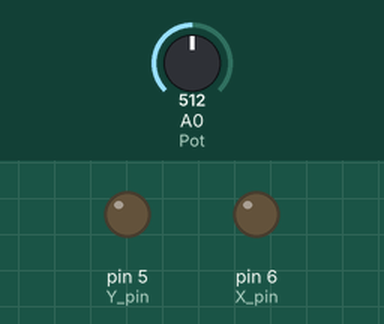
Bench run of a sketch on a simulated Arduino Uno, built with avr-gcc and run on an emulated ATmega328P. On the bench: output pins drawn as LEDs (lit = HIGH). The test bench sets the inputs (shaded band); at power-on: A0 (Pot) = 512.

Above: at 1.2 s.
1.3 s: A0 (Pot) set to 716
At 2.0 s:
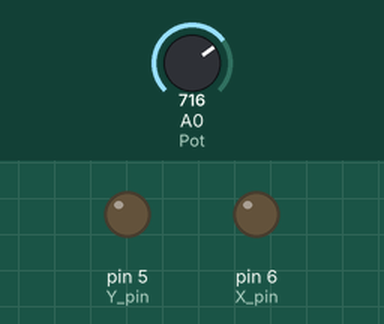
4.3 s: A0 (Pot) set to 900
At 5.3 s:
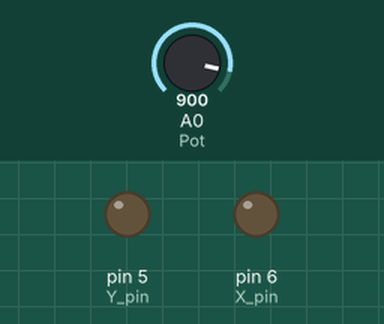
7.3 s: A0 (Pot) set to 1023
At 8.3 s:
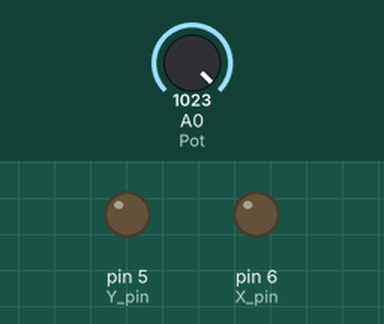
10.3 s: A0 (Pot) set to 511
Timing chart, 0 to 11.7 s (numbered marks = the images above; inputs shaded):
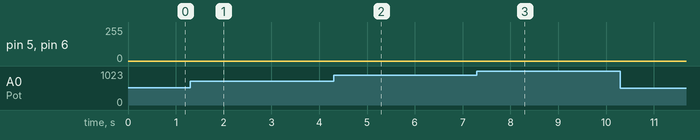

Measured:
- after the input at 1.3 s, pin 5 (Y_pin): stays 0/255 (without the input it goes to 101/255 after 1.2 s); pin 6 (X_pin): stays 0/255 (without the input it goes to 106/255 after 1.2 s)
- after the input at 4.3 s, pin 5 (Y_pin): stays 0/255 (without the input it goes to 254/255 after 1.7 s); pin 6 (X_pin): stays 0/255 (without the input it goes to 114/255 after 1.7 s)
- after the input at 7.3 s, pin 5 (Y_pin): stays 0/255 (without the input it goes to 114/255 after 2.1 s); pin 6 (X_pin): stays 0/255 (without the input it goes to 97/255 after 2.1 s)

The sketch:

Carnation1.ino
```cpp
//錯，這根本是在畫腦神經！因為XY要同事宣告才行。不能分開宣告

//Inputs/Outputs
int X_pin = 6;
int Y_pin = 5;
int Pot = A0;

int point_delay = 1000;         //Delay between loops in us
#define how_many_vertices  35 //Put here the amount of vertices that you ahve
//Coordinates for the X & Y (remember, up to 254 coordinates)
byte coordinate[how_many_vertices * 2] = {
        114, 254,
        116, 196,
        91, 143,
        97, 125,
        7, 152,
        15,129,
        5,121,
        17,112,
        8,88,
        97,114,
        19,66,
        39,57,
        37,42,
        52,44,
        63,25,
        106,101,
        86,14,
        107,23,
        114,7,
        123,22,
        149,13,
        124,100,
        168,23,
        179,46,
        194,43,
        191,58,
        213,69,
        133,110,
        222,93,
        212,111,
        226,119,
        212,129,
        224,154,
        141,125,
        115,97,

};


void setup() {
  pinMode(X_pin, OUTPUT);     //Define the pin as output
  pinMode(Y_pin, OUTPUT);     //Define the pin as output
  pinMode(Pot, INPUT);        //Define the pin as input for the potentiometer

  //Now we adjust PWM frequency using Prescale_factor
  TCCR0A =  (TCCR0A & B10100011 + TCCR0A | B10100011);  //(1<<COM0A1 | 0<<COM0A0 | 1<<COM0B1 | 0<<COM0B0 | 1<<WGM01 | 1<<WGM00);
  TCCR0B =  (TCCR0B & B00000001 + TCCR0B | B00000001);  //(0<<FOC0A | 0<<FOC0B | 0<<WGM02 | 0<<CS02 | 0<<CS01 | 1<<CS00);
  TIMSK0 =  (TIMSK0 & B11111000);                       //(0<<OCIE0B | 0<<OCIE0A  | 0<<TOIE0);

}

void loop() {
  unsigned char loopcount;
  {
    point_delay = map(analogRead(Pot), 0, 1024, 10, 2000);            //Read analog value adn map it to a range between 10 and 2000us
    for (loopcount = 0; loopcount < how_many_vertices * 2; loopcount++)
    {
      if (loopcount % 2 == 0) {
        analogWrite(X_pin, coordinate[loopcount]);                          //In this "for" we change the analog PWM width according to X axis and Y axis
      }else{
        analogWrite(Y_pin, coordinate[loopcount]);    //錯！XY不能像這樣分開宣告，會變方格子！！！要去掉else，改成[loopcount+1]
      }
      delayMicroseconds(point_delay);                                 //Add the delay
    }
  }
}
```
